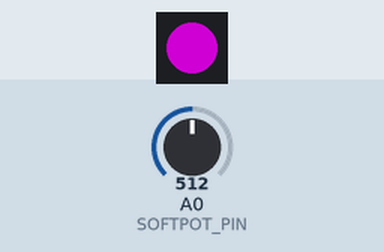
Recording of a sketch running on a simulated Arduino Uno, built with avr-gcc and run on an emulated ATmega328P. Parts: 1 RGB LEDs in strip order, left to right. The test bench sets the inputs (shaded band); at power-on: A0 (SOFTPOT_PIN) = 512. Dim RGB values are drawn brighter than linear.

Above: at 1.2 s.
1.3 s: A0 (SOFTPOT_PIN) set to 716
At 2.5 s:
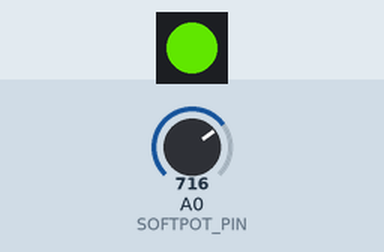
2.8 s: A0 (SOFTPOT_PIN) set to 900
At 3.7 s:
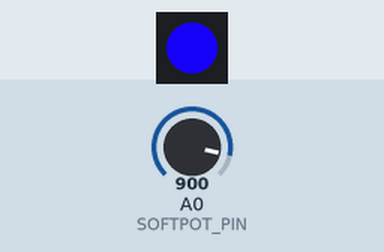
4.3 s: A0 (SOFTPOT_PIN) set to 160
At 4.8 s:
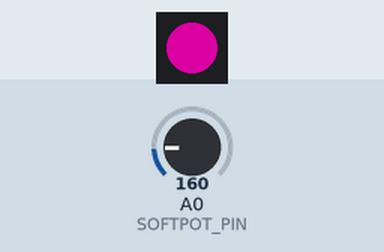
5.8 s: A0 (SOFTPOT_PIN) set to 180
At 7.0 s:
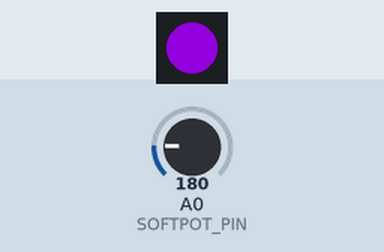
7.3 s: A0 (SOFTPOT_PIN) set to 122
At 8.3 s:
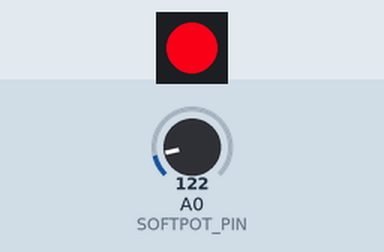
Timing chart, 0 to 9.8 s (numbered marks = the images above; inputs shaded):
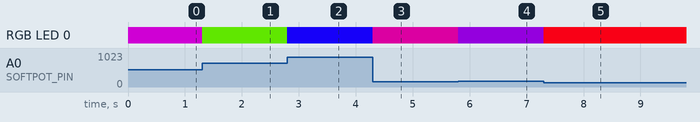

The sketch:

softpot_neopixel.ino
```cpp
#include <Adafruit_NeoPixel.h>

#define PIN 6
#define SOFTPOT_PIN A0

// Parameter 1 = number of pixels in strip
// Parameter 2 = Arduino pin number (most are valid)
// Parameter 3 = pixel type flags, add together as needed:
//   NEO_KHZ800  800 KHz bitstream (most NeoPixel products w/WS2812 LEDs)
//   NEO_KHZ400  400 KHz (classic 'v1' (not v2) FLORA pixels, WS2811 drivers)
//   NEO_GRB     Pixels are wired for GRB bitstream (most NeoPixel products)
//   NEO_RGB     Pixels are wired for RGB bitstream (v1 FLORA pixels, not v2)
Adafruit_NeoPixel strip = Adafruit_NeoPixel(1, PIN, NEO_GRB + NEO_KHZ800);
int sensorValue = 0;

// IMPORTANT: To reduce NeoPixel burnout risk, add 1000 uF capacitor across
// pixel power leads, add 300 - 500 Ohm resistor on first pixel's data input
// and minimize distance between Arduino and first pixel.  Avoid connecting
// on a live circuit...if you must, connect GND first.

void setup() {
  strip.begin();
  strip.show(); // Initialize all pixels to 'off'

}

int range = 1024/3;
int min_val = 1024/3;

void loop() {
  sensorValue = (analogRead(SOFTPOT_PIN) - min_val) * 3;
  for (int i = 0; i < strip.numPixels(); i++) {
//    if(i * 128 < sensorValue) {
//      strip.setPixelColor(i, grad(i));
//    } else {
//      strip.setPixelColor(i, 0, 0, 0);
//    }
    strip.setPixelColor(i, Wheel(sensorValue / 4));
  }
  strip.show();
}

uint32_t Wheel(byte WheelPos) {
  if(WheelPos < 85) {
   return strip.Color(WheelPos * 3, 255 - WheelPos * 3, 0);
  } else if(WheelPos < 170) {
   WheelPos -= 85;
   return strip.Color(255 - WheelPos * 3, 0, WheelPos * 3);
  } else {
   WheelPos -= 170;
   return strip.Color(0, WheelPos * 3, 255 - WheelPos * 3);
  }
}
```

Measured:
- after the input at 1.3 s, RGB LED 0: RGB(126, 0, 129) → RGB(75, 180, 0) at once
- after the input at 2.8 s, RGB LED 0: RGB(75, 180, 0) → RGB(21, 0, 234) at once
- after the input at 4.3 s, RGB LED 0: RGB(21, 0, 234) → RGB(147, 0, 108) at once
- after the input at 5.8 s, RGB LED 0: RGB(147, 0, 108) → RGB(102, 0, 153) at once
- after the input at 7.3 s, RGB LED 0: RGB(102, 0, 153) → RGB(234, 0, 21) at once
